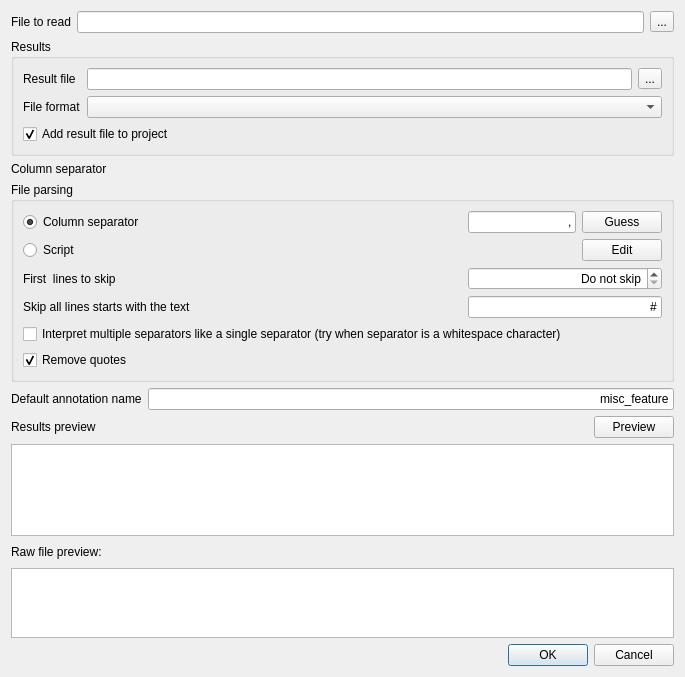
<?xml version="1.0" encoding="UTF-8"?>
<ui version="4.0">
 <class>ImportAnnotationsFromCSVDialog</class>
 <widget class="QDialog" name="ImportAnnotationsFromCSVDialog">
  <property name="geometry">
   <rect>
    <x>0</x>
    <y>0</y>
    <width>685</width>
    <height>677</height>
   </rect>
  </property>
  <property name="windowTitle">
   <string>Import annotations from CSV</string>
  </property>
  <property name="modal">
   <bool>true</bool>
  </property>
  <layout class="QVBoxLayout" name="verticalLayout">
   <item>
    <layout class="QHBoxLayout" name="horizontalLayout_3">
     <item>
      <widget class="QLabel" name="label_2">
       <property name="text">
        <string>File to read</string>
       </property>
      </widget>
     </item>
     <item>
      <widget class="QLineEdit" name="readFileName"/>
     </item>
     <item>
      <widget class="QToolButton" name="readFileButton">
       <property name="text">
        <string>...</string>
       </property>
      </widget>
     </item>
    </layout>
   </item>
   <item>
    <widget class="QGroupBox" name="groupBox_2">
     <property name="title">
      <string>Results</string>
     </property>
     <layout class="QGridLayout" name="gridLayout">
      <item row="0" column="0">
       <widget class="QLabel" name="label">
        <property name="text">
         <string>Result file</string>
        </property>
       </widget>
      </item>
      <item row="0" column="1">
       <widget class="QLineEdit" name="saveFileName"/>
      </item>
      <item row="0" column="2">
       <widget class="QToolButton" name="saveFileButton">
        <property name="text">
         <string>...</string>
        </property>
       </widget>
      </item>
      <item row="1" column="0">
       <widget class="QLabel" name="label_4">
        <property name="text">
         <string>File format</string>
        </property>
       </widget>
      </item>
      <item row="1" column="1" colspan="2">
       <widget class="QComboBox" name="saveFormatCombo"/>
      </item>
      <item row="2" column="0" colspan="2">
       <widget class="QCheckBox" name="addToProjectCheck">
        <property name="text">
         <string>Add result file to project</string>
        </property>
        <property name="checked">
         <bool>true</bool>
        </property>
       </widget>
      </item>
     </layout>
    </widget>
   </item>
   <item>
    <widget class="QLabel" name="separatorLabel">
     <property name="sizePolicy">
      <sizepolicy hsizetype="Expanding" vsizetype="Preferred">
       <horstretch>0</horstretch>
       <verstretch>0</verstretch>
      </sizepolicy>
     </property>
     <property name="text">
      <string>Column separator</string>
     </property>
    </widget>
   </item>
   <item>
    <widget class="QGroupBox" name="prasingGroupBox">
     <property name="title">
      <string>File parsing</string>
     </property>
     <layout class="QVBoxLayout" name="verticalLayout_2">
      <item>
       <layout class="QGridLayout" name="gridLayout_2">
        <item row="0" column="0">
         <widget class="QRadioButton" name="columnSeparatorRadioButton">
          <property name="text">
           <string>Column separator</string>
          </property>
          <property name="checked">
           <bool>true</bool>
          </property>
         </widget>
        </item>
        <item row="0" column="1">
         <spacer name="horizontalSpacer_4">
          <property name="orientation">
           <enum>Qt::Horizontal</enum>
          </property>
          <property name="sizeHint" stdset="0">
           <size>
            <width>40</width>
            <height>20</height>
           </size>
          </property>
         </spacer>
        </item>
        <item row="0" column="2">
         <widget class="QLineEdit" name="separatorEdit">
          <property name="sizePolicy">
           <sizepolicy hsizetype="Preferred" vsizetype="Fixed">
            <horstretch>0</horstretch>
            <verstretch>0</verstretch>
           </sizepolicy>
          </property>
          <property name="text">
           <string>,</string>
          </property>
          <property name="alignment">
           <set>Qt::AlignRight|Qt::AlignTrailing|Qt::AlignVCenter</set>
          </property>
         </widget>
        </item>
        <item row="0" column="3">
         <widget class="QPushButton" name="guessButton">
          <property name="text">
           <string>Guess</string>
          </property>
         </widget>
        </item>
        <item row="1" column="0">
         <widget class="QRadioButton" name="scriptRadioButton">
          <property name="text">
           <string>Script</string>
          </property>
         </widget>
        </item>
        <item row="1" column="1">
         <spacer name="horizontalSpacer_8">
          <property name="orientation">
           <enum>Qt::Horizontal</enum>
          </property>
          <property name="sizeHint" stdset="0">
           <size>
            <width>78</width>
            <height>20</height>
           </size>
          </property>
         </spacer>
        </item>
        <item row="1" column="3">
         <widget class="QPushButton" name="scriptButton">
          <property name="text">
           <string>Edit</string>
          </property>
         </widget>
        </item>
        <item row="2" column="0">
         <widget class="QLabel" name="label_3">
          <property name="text">
           <string>First  lines to skip</string>
          </property>
         </widget>
        </item>
        <item row="2" column="1">
         <spacer name="horizontalSpacer_5">
          <property name="orientation">
           <enum>Qt::Horizontal</enum>
          </property>
          <property name="sizeHint" stdset="0">
           <size>
            <width>40</width>
            <height>20</height>
           </size>
          </property>
         </spacer>
        </item>
        <item row="2" column="2" colspan="2">
         <widget class="QSpinBox" name="linesToSkipBox">
          <property name="alignment">
           <set>Qt::AlignRight|Qt::AlignTrailing|Qt::AlignVCenter</set>
          </property>
          <property name="specialValueText">
           <string>Do not skip</string>
          </property>
          <property name="suffix">
           <string> line(s)</string>
          </property>
          <property name="maximum">
           <number>1000</number>
          </property>
         </widget>
        </item>
        <item row="3" column="0">
         <widget class="QLabel" name="skipPrefixLabel">
          <property name="text">
           <string>Skip all lines starts with the text</string>
          </property>
         </widget>
        </item>
        <item row="3" column="1">
         <spacer name="horizontalSpacer_6">
          <property name="orientation">
           <enum>Qt::Horizontal</enum>
          </property>
          <property name="sizeHint" stdset="0">
           <size>
            <width>68</width>
            <height>20</height>
           </size>
          </property>
         </spacer>
        </item>
        <item row="3" column="2" colspan="2">
         <widget class="QLineEdit" name="prefixToSkipEdit">
          <property name="sizePolicy">
           <sizepolicy hsizetype="Preferred" vsizetype="Fixed">
            <horstretch>0</horstretch>
            <verstretch>0</verstretch>
           </sizepolicy>
          </property>
          <property name="text">
           <string>#</string>
          </property>
          <property name="maxLength">
           <number>30</number>
          </property>
          <property name="alignment">
           <set>Qt::AlignRight|Qt::AlignTrailing|Qt::AlignVCenter</set>
          </property>
         </widget>
        </item>
        <item row="4" column="0" colspan="3">
         <widget class="QCheckBox" name="separatorsModeCheck">
          <property name="text">
           <string>Interpret multiple separators like a single separator (try when separator is a whitespace character)</string>
          </property>
         </widget>
        </item>
        <item row="5" column="0">
         <widget class="QCheckBox" name="removeQuotesCheck">
          <property name="text">
           <string>Remove quotes</string>
          </property>
          <property name="checked">
           <bool>true</bool>
          </property>
         </widget>
        </item>
       </layout>
      </item>
     </layout>
    </widget>
   </item>
   <item>
    <layout class="QHBoxLayout" name="horizontalLayout_5">
     <item>
      <widget class="QLabel" name="label_7">
       <property name="text">
        <string>Default annotation name</string>
       </property>
      </widget>
     </item>
     <item>
      <widget class="QLineEdit" name="defaultNameEdit">
       <property name="sizePolicy">
        <sizepolicy hsizetype="Expanding" vsizetype="Fixed">
         <horstretch>0</horstretch>
         <verstretch>0</verstretch>
        </sizepolicy>
       </property>
       <property name="text">
        <string>misc_feature</string>
       </property>
       <property name="maxLength">
        <number>30</number>
       </property>
       <property name="alignment">
        <set>Qt::AlignRight|Qt::AlignTrailing|Qt::AlignVCenter</set>
       </property>
      </widget>
     </item>
    </layout>
   </item>
   <item>
    <layout class="QHBoxLayout" name="horizontalLayout_2">
     <item>
      <widget class="QLabel" name="label_6">
       <property name="text">
        <string>Results preview</string>
       </property>
      </widget>
     </item>
     <item>
      <spacer name="horizontalSpacer_2">
       <property name="orientation">
        <enum>Qt::Horizontal</enum>
       </property>
       <property name="sizeHint" stdset="0">
        <size>
         <width>40</width>
         <height>20</height>
        </size>
       </property>
      </spacer>
     </item>
     <item>
      <widget class="QPushButton" name="previewButton">
       <property name="text">
        <string>Preview</string>
       </property>
      </widget>
     </item>
    </layout>
   </item>
   <item>
    <widget class="QTableWidget" name="previewTable">
     <property name="sizePolicy">
      <sizepolicy hsizetype="Expanding" vsizetype="Expanding">
       <horstretch>0</horstretch>
       <verstretch>2</verstretch>
      </sizepolicy>
     </property>
     <attribute name="verticalHeaderVisible">
      <bool>false</bool>
     </attribute>
    </widget>
   </item>
   <item>
    <layout class="QHBoxLayout" name="horizontalLayout_4">
     <item>
      <widget class="QLabel" name="label_5">
       <property name="text">
        <string>Raw file preview:</string>
       </property>
      </widget>
     </item>
     <item>
      <spacer name="horizontalSpacer_3">
       <property name="orientation">
        <enum>Qt::Horizontal</enum>
       </property>
       <property name="sizeHint" stdset="0">
        <size>
         <width>40</width>
         <height>20</height>
        </size>
       </property>
      </spacer>
     </item>
    </layout>
   </item>
   <item>
    <widget class="QPlainTextEdit" name="rawPreview">
     <property name="sizePolicy">
      <sizepolicy hsizetype="Expanding" vsizetype="Expanding">
       <horstretch>0</horstretch>
       <verstretch>1</verstretch>
      </sizepolicy>
     </property>
     <property name="readOnly">
      <bool>true</bool>
     </property>
    </widget>
   </item>
   <item>
    <widget class="QDialogButtonBox" name="buttonBox">
     <property name="standardButtons">
      <set>QDialogButtonBox::Cancel|QDialogButtonBox::Ok</set>
     </property>
    </widget>
   </item>
  </layout>
 </widget>
 <resources/>
 <connections>
  <connection>
   <sender>buttonBox</sender>
   <signal>accepted()</signal>
   <receiver>ImportAnnotationsFromCSVDialog</receiver>
   <slot>accept()</slot>
   <hints>
    <hint type="sourcelabel">
     <x>342</x>
     <y>656</y>
    </hint>
    <hint type="destinationlabel">
     <x>342</x>
     <y>338</y>
    </hint>
   </hints>
  </connection>
  <connection>
   <sender>buttonBox</sender>
   <signal>rejected()</signal>
   <receiver>ImportAnnotationsFromCSVDialog</receiver>
   <slot>reject()</slot>
   <hints>
    <hint type="sourcelabel">
     <x>342</x>
     <y>656</y>
    </hint>
    <hint type="destinationlabel">
     <x>342</x>
     <y>338</y>
    </hint>
   </hints>
  </connection>
 </connections>
</ui>
